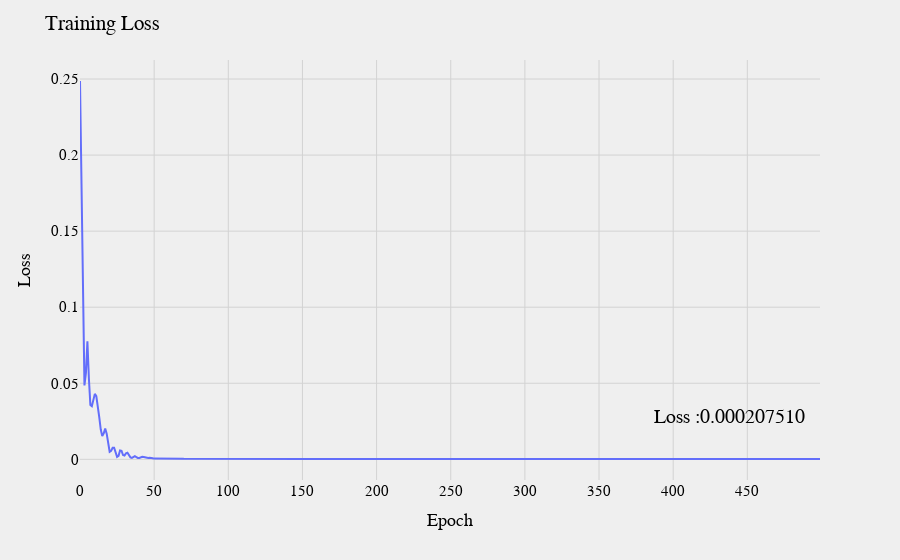

The code cell stored with this chart in its notebook:
### Code cell
Final_loss = losses[-1]
fig = px.line(losses)
fig.update_layout(showlegend=False,
                  title='Training Loss',
                  yaxis_title=' Loss',
                  xaxis_title='Epoch',
                  plot_bgcolor='#efefef',
                  paper_bgcolor='#efefef',
    # Font Families
    font_family='Monospace',
    font_color='#000000',
    font_size=15,
    xaxis=dict(
        rangeslider=dict(
            visible=False
        )
    ),
    legend=dict( xanchor = "center",
                 x = 0.95,
                 y=0.1,

))

fig.add_annotation(
        x=490,
        y=0.02,
        xref="x",
        yref="y",
        text=f"Loss :{Final_loss:.9f}",
        showarrow=False,
        font=dict(
            family="Courier New, monospace",
            size=20,
            ),
        textangle=0,
        align="center",
        arrowhead=1,
        arrowsize=1,
        yanchor="bottom",
        xanchor="right",
        arrowwidth=2,
        ax=-20,
        ay=-20
        )
fig.update_yaxes(gridcolor='Lightgrey',showgrid=True,zeroline=False)
fig.update_xaxes(gridcolor='Lightgrey',showgrid=True,zeroline=False)

fig.show()

### Figure 1 — Plotly figure (JSON) as saved in the notebook; plotly's stock layout.template omitted (floating-point values rounded to 4 significant figures; data arrays with more than 128 entries replaced by an {"elided": "..."} marker saying what was removed)
{"data": [{"hovertemplate": "variable=0<br>index=%{x}<br>value=%{y}<extra></extra>", "legendgroup": "0", "line": {"color": "#636efa", "dash": "solid"}, "marker": {"symbol": "circle"}, "mode": "lines", "name": "0", "orientation": "v", "showlegend": true, "type": "scatter", "x": {"elided": "500 int values"}, "xaxis": "x", "y": {"elided": "500 float values"}, "yaxis": "y"}], "layout": {"annotations": [{"align": "center", "arrowhead": 1, "arrowsize": 1, "arrowwidth": 2, "ax": -20, "ay": -20, "font": {"family": "Courier New, monospace", "size": 20}, "showarrow": false, "text": "Loss :0.000207510", "textangle": 0, "x": 490, "xanchor": "right", "xref": "x", "y": 0.02, "yanchor": "bottom", "yref": "y"}], "font": {"color": "#000000", "family": "Monospace", "size": 15}, "legend": {"title": {"text": "variable"}, "tracegroupgap": 0, "x": 0.95, "xanchor": "center", "y": 0.1}, "margin": {"t": 60}, "paper_bgcolor": "#efefef", "plot_bgcolor": "#efefef", "showlegend": false, "title": {"text": "Training Loss"}, "xaxis": {"anchor": "y", "domain": [0, 1], "gridcolor": "Lightgrey", "rangeslider": {"visible": false}, "showgrid": true, "title": {"text": "Epoch"}, "zeroline": false}, "yaxis": {"anchor": "x", "domain": [0, 1], "gridcolor": "Lightgrey", "showgrid": true, "title": {"text": " Loss"}, "zeroline": false}}}
